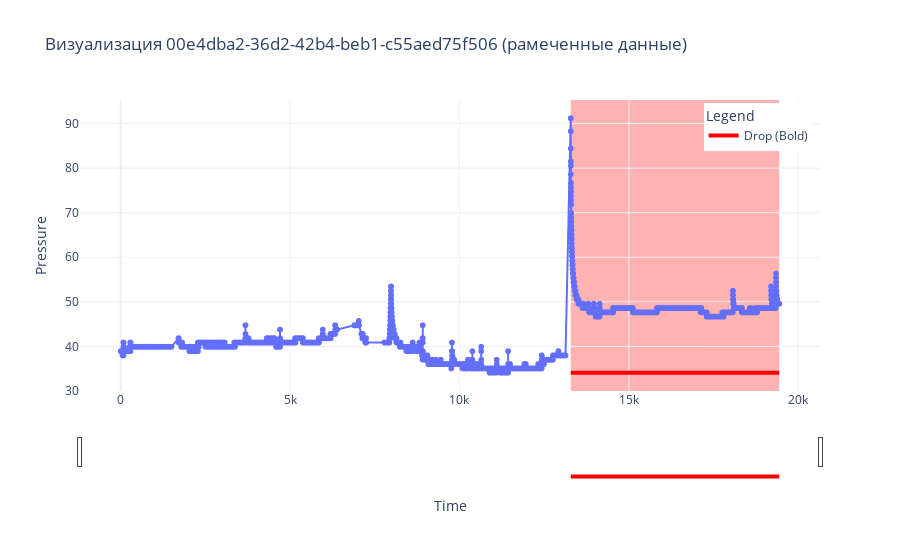

This figure's notebook cell:
### Markdown cell above
#### Анализ графиков

### Code cell
plot_annotated_data(df, gt_df, selected_file)

### Figure 1 — Plotly figure (JSON) as saved in the notebook; plotly's stock layout.template omitted (floating-point values rounded to 4 significant figures; data arrays with more than 128 entries replaced by an {"elided": "..."} marker saying what was removed)
{"data": [{"hovertemplate": "time=%{x}<br>pressure=%{y}<extra></extra>", "legendgroup": "", "line": {"color": "#636efa", "dash": "solid"}, "marker": {"symbol": "circle"}, "mode": "lines+markers", "name": "", "showlegend": false, "type": "scattergl", "x": {"elided": "50457 float values"}, "xaxis": "x", "y": {"elided": "50457 float values"}, "yaxis": "y"}, {"line": {"color": "red", "width": 4}, "mode": "lines", "name": "Drop (Bold)", "type": "scatter", "x": [13290.0, 19440.0], "y": [34.09, 34.09]}], "layout": {"legend": {"title": {"text": "Legend"}, "tracegroupgap": 0, "x": 0.99, "xanchor": "right", "y": 0.99, "yanchor": "top"}, "shapes": [{"fillcolor": "red", "layer": "below", "line": {"width": 0}, "name": "Drop", "opacity": 0.3, "type": "rect", "x0": 13290.0, "x1": 19440.0, "xref": "x", "y0": 0, "y1": 1, "yref": "y domain"}], "title": {"text": "Визуализация 00e4dba2-36d2-42b4-beb1-c55aed75f506 (рамеченные данные)"}, "xaxis": {"anchor": "y", "domain": [0, 1], "rangeslider": {"visible": true}, "title": {"text": "Time"}, "type": "linear"}, "yaxis": {"anchor": "x", "domain": [0, 1], "fixedrange": false, "title": {"text": "Pressure"}}}}
